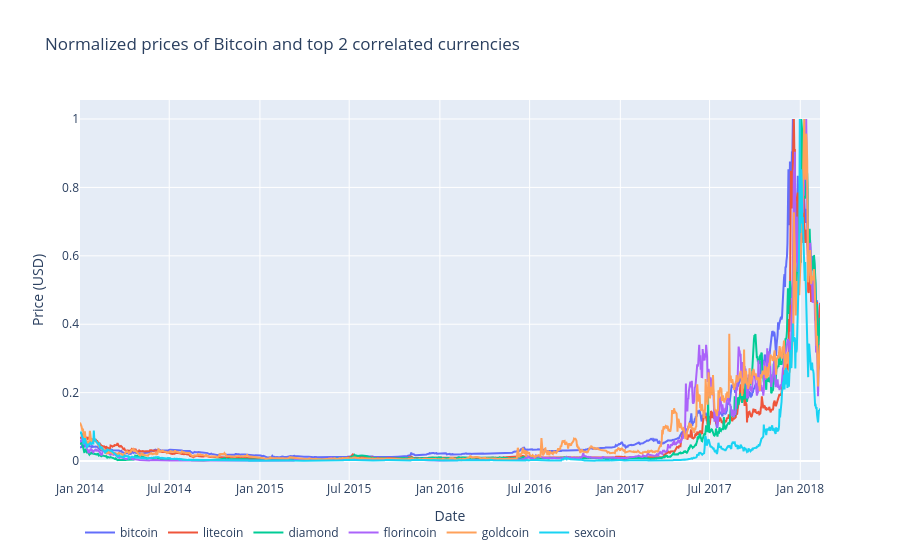

The notebook cell this image was saved under:
### Markdown cell above
# 6-Pairwise Regression

### Code cell
#conduct a pairwise regression analysis between the price of bitcoin and other currencies with in a month starting 2014-01-01, and plot the regression line for each month. We will use the monthly mean price for this analysis.
#use sns.pairplot library for regression analysis

df = df[df['Date'] >= '2014-01-01']
# ensure datetime
df['Date'] = pd.to_datetime(df['Date'])




# choose a subset (example: top 5 or specific ones)
# selected_cols = ['bitcoin', 'ethereum', 'litecoin', 'ripple', 'cardano']
#select top 5 currencies with highest price at the end of the period

df = df.sort_values(['Currency', 'Date'])
#get the list of currencies in the same order as in df_wide

selected_cols= df.columns[df.columns != 'bitcoin']  # all except bitcoin


#calcualte the correlation between bitcoin and other currencies in the same period
df_wide = df.pivot_table(
    index='Date',
    columns='Currency',
    values='Price',
    aggfunc='mean'
)
df_wide = df_wide.sort_index()
r2 = (
    df_wide
    .corrwith(df_wide['bitcoin'])      # correlation with bitcoin
    .drop('bitcoin')    # remove self-correlation
    .pow(2)             # R²
)
top5_r2 = r2.sort_values(ascending=False).head(5)

print("Correlation between bitcoin and top 5 currencies:")
print(top5_r2)

top5 = list(top5_r2.index)
selected_cols = ['bitcoin'] + top5
df_plot = df_wide[selected_cols].dropna()
sns.pairplot(
    df_plot,
    x_vars=['bitcoin'],
    y_vars=top5,
    kind='reg',
    height=3
)
plt.show()

#plot top 5 currencies with highest correlation with bitcoin over time
data=[]
for i in selected_cols:  
    data.append(go.Scatter(
        x = df[df["Currency"] == i]['Date'].dt.strftime(date_format='%Y-%m-%d').values,
        y = df[df["Currency"] == i]['Price'].values/df[df["Currency"] == i]['Price'].max(),  # Normalize price for better comparison
        name = f'{i}'
    ))
layout = go.Layout(dict(title = "Normalized prices of Bitcoin and top 2 correlated currencies",
                  xaxis = dict(title = 'Date'),
                  yaxis = dict(title = 'Price (USD)'),
                  ),legend=dict(
                orientation="h"),)
py.iplot(dict(data=data, layout=layout), filename='basic-line')

### Figure 1 — Plotly figure (JSON) as saved in the notebook; plotly's stock layout.template omitted (floating-point values rounded to 4 significant figures; data arrays with more than 128 entries replaced by an {"elided": "..."} marker saying what was removed)
{"data": [{"name": "bitcoin", "type": "scatter", "x": {"elided": "1487 str values"}, "y": {"elided": "1487 float values"}}, {"name": "litecoin", "type": "scatter", "x": {"elided": "1488 str values"}, "y": {"elided": "1488 float values"}}, {"name": "diamond", "type": "scatter", "x": {"elided": "1475 str values"}, "y": {"elided": "1475 float values"}}, {"name": "florincoin", "type": "scatter", "x": {"elided": "1479 str values"}, "y": {"elided": "1479 float values"}}, {"name": "goldcoin", "type": "scatter", "x": {"elided": "1478 str values"}, "y": {"elided": "1478 float values"}}, {"name": "sexcoin", "type": "scatter", "x": {"elided": "1467 str values"}, "y": {"elided": "1467 float values"}}], "layout": {"legend": {"orientation": "h"}, "title": {"text": "Normalized prices of Bitcoin and top 2 correlated currencies"}, "xaxis": {"title": {"text": "Date"}}, "yaxis": {"title": {"text": "Price (USD)"}}}}
